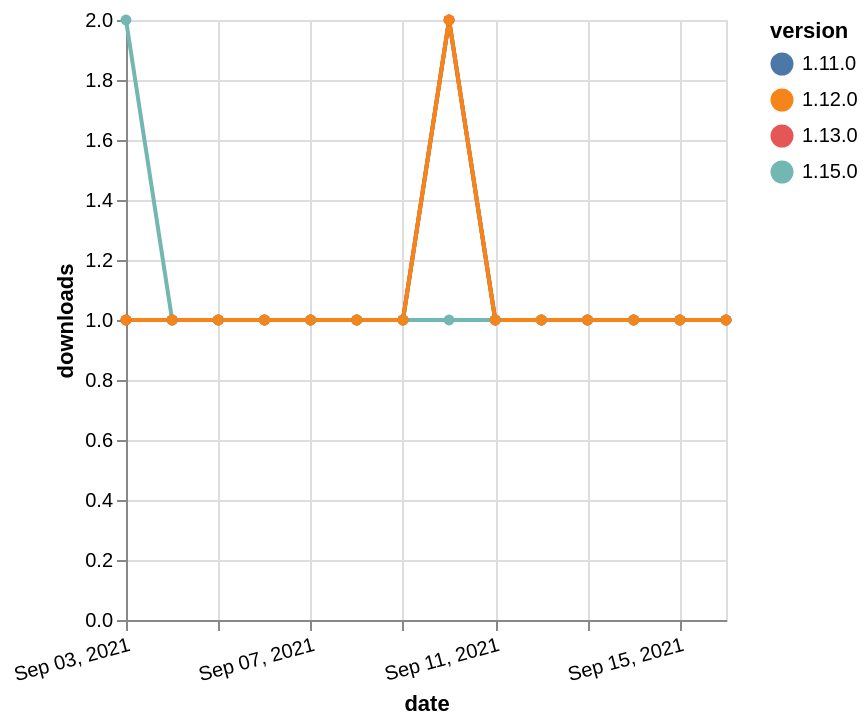

The specification (Vega-Lite) saved for this image:
### Vega-Lite specification from a JSON file in a GitHub repository (floating-point values rounded to 4 significant figures)
{"$schema": "https://vega.github.io/schema/vega-lite/v5.json", "description": "A simple bar chart with embedded data.", "data": {"values": [{"date": "2021-09-03", "total": 220, "delta": 1, "version": "1.11.0"}, {"date": "2021-09-04", "total": 221, "delta": 1, "version": "1.11.0"}, {"date": "2021-09-05", "total": 222, "delta": 1, "version": "1.11.0"}, {"date": "2021-09-06", "total": 223, "delta": 1, "version": "1.11.0"}, {"date": "2021-09-07", "total": 224, "delta": 1, "version": "1.11.0"}, {"date": "2021-09-08", "total": 225, "delta": 1, "version": "1.11.0"}, {"date": "2021-09-09", "total": 226, "delta": 1, "version": "1.11.0"}, {"date": "2021-09-10", "total": 228, "delta": 2, "version": "1.11.0"}, {"date": "2021-09-11", "total": 229, "delta": 1, "version": "1.11.0"}, {"date": "2021-09-12", "total": 230, "delta": 1, "version": "1.11.0"}, {"date": "2021-09-13", "total": 231, "delta": 1, "version": "1.11.0"}, {"date": "2021-09-14", "total": 232, "delta": 1, "version": "1.11.0"}, {"date": "2021-09-15", "total": 233, "delta": 1, "version": "1.11.0"}, {"date": "2021-09-16", "total": 234, "delta": 1, "version": "1.11.0"}, {"date": "2021-09-03", "total": 294, "delta": 1, "version": "1.13.0"}, {"date": "2021-09-04", "total": 295, "delta": 1, "version": "1.13.0"}, {"date": "2021-09-05", "total": 296, "delta": 1, "version": "1.13.0"}, {"date": "2021-09-06", "total": 297, "delta": 1, "version": "1.13.0"}, {"date": "2021-09-07", "total": 298, "delta": 1, "version": "1.13.0"}, {"date": "2021-09-08", "total": 299, "delta": 1, "version": "1.13.0"}, {"date": "2021-09-09", "total": 300, "delta": 1, "version": "1.13.0"}, {"date": "2021-09-10", "total": 302, "delta": 2, "version": "1.13.0"}, {"date": "2021-09-11", "total": 303, "delta": 1, "version": "1.13.0"}, {"date": "2021-09-12", "total": 304, "delta": 1, "version": "1.13.0"}, {"date": "2021-09-13", "total": 305, "delta": 1, "version": "1.13.0"}, {"date": "2021-09-14", "total": 306, "delta": 1, "version": "1.13.0"}, {"date": "2021-09-15", "total": 307, "delta": 1, "version": "1.13.0"}, {"date": "2021-09-16", "total": 308, "delta": 1, "version": "1.13.0"}, {"date": "2021-09-03", "total": 109, "delta": 2, "version": "1.15.0"}, {"date": "2021-09-04", "total": 110, "delta": 1, "version": "1.15.0"}, {"date": "2021-09-05", "total": 111, "delta": 1, "version": "1.15.0"}, {"date": "2021-09-06", "total": 112, "delta": 1, "version": "1.15.0"}, {"date": "2021-09-07", "total": 113, "delta": 1, "version": "1.15.0"}, {"date": "2021-09-08", "total": 114, "delta": 1, "version": "1.15.0"}, {"date": "2021-09-09", "total": 115, "delta": 1, "version": "1.15.0"}, {"date": "2021-09-10", "total": 116, "delta": 1, "version": "1.15.0"}, {"date": "2021-09-11", "total": 117, "delta": 1, "version": "1.15.0"}, {"date": "2021-09-12", "total": 118, "delta": 1, "version": "1.15.0"}, {"date": "2021-09-13", "total": 119, "delta": 1, "version": "1.15.0"}, {"date": "2021-09-14", "total": 120, "delta": 1, "version": "1.15.0"}, {"date": "2021-09-15", "total": 121, "delta": 1, "version": "1.15.0"}, {"date": "2021-09-16", "total": 122, "delta": 1, "version": "1.15.0"}, {"date": "2021-09-03", "total": 185, "delta": 1, "version": "1.12.0"}, {"date": "2021-09-04", "total": 186, "delta": 1, "version": "1.12.0"}, {"date": "2021-09-05", "total": 187, "delta": 1, "version": "1.12.0"}, {"date": "2021-09-06", "total": 188, "delta": 1, "version": "1.12.0"}, {"date": "2021-09-07", "total": 189, "delta": 1, "version": "1.12.0"}, {"date": "2021-09-08", "total": 190, "delta": 1, "version": "1.12.0"}, {"date": "2021-09-09", "total": 191, "delta": 1, "version": "1.12.0"}, {"date": "2021-09-10", "total": 193, "delta": 2, "version": "1.12.0"}, {"date": "2021-09-11", "total": 194, "delta": 1, "version": "1.12.0"}, {"date": "2021-09-12", "total": 195, "delta": 1, "version": "1.12.0"}, {"date": "2021-09-13", "total": 196, "delta": 1, "version": "1.12.0"}, {"date": "2021-09-14", "total": 197, "delta": 1, "version": "1.12.0"}, {"date": "2021-09-15", "total": 198, "delta": 1, "version": "1.12.0"}, {"date": "2021-09-16", "total": 199, "delta": 1, "version": "1.12.0"}]}, "width": "container", "mark": {"type": "line", "point": {"filled": true}}, "encoding": {"x": {"field": "date", "type": "temporal", "timeUnit": "yearmonthdate", "title": "date", "axis": {"labelAngle": -15}}, "y": {"field": "delta", "type": "quantitative", "title": "downloads"}, "color": {"field": "version", "type": "nominal"}, "tooltip": {"field": "delta"}}}
